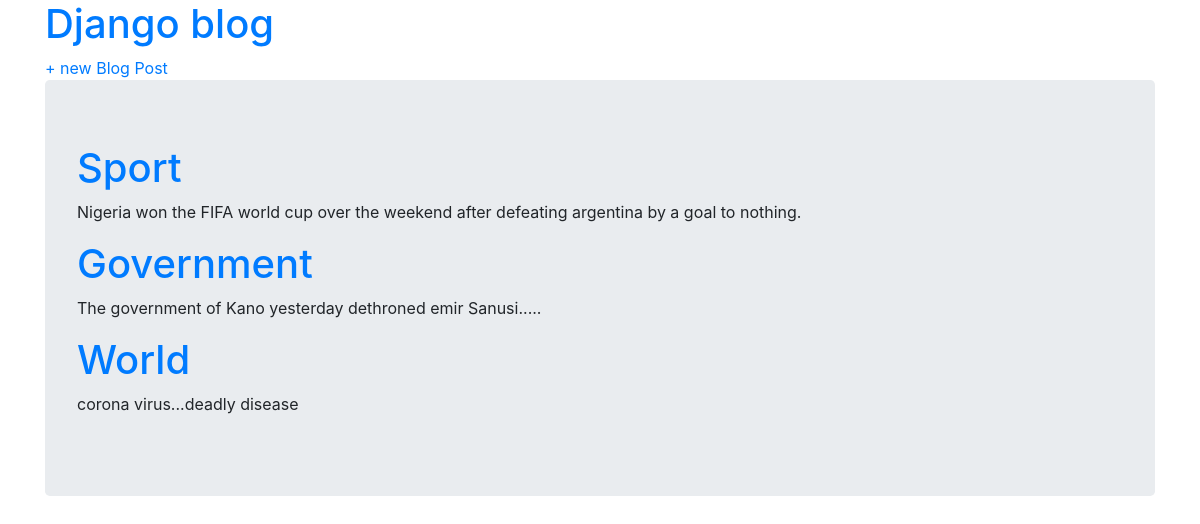
Before: / with the older database file.
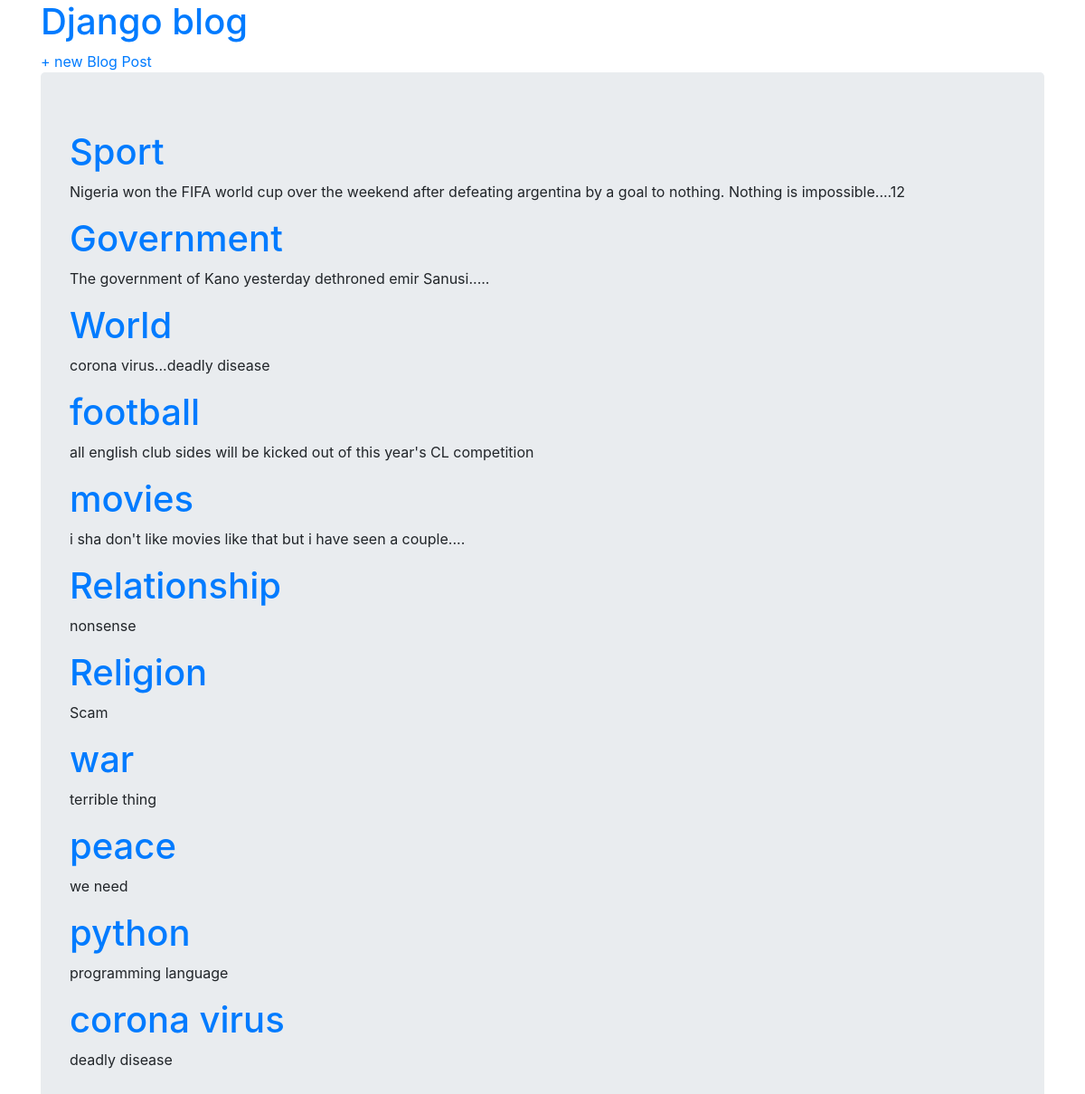
After: the same page with the newer database file.
### blog/models.py (models this page shows, shortened)
class Post(models.Model):
    title = models.CharField(max_length=200)
    author = models.ForeignKey('auth.User', on_delete = models.CASCADE)
    body = models.TextField()

### blog/views.py (the view)
# urls.py: path('', PostListView.as_view(), name = 'home'),
class PostListView(ListView):
    template_name = 'home.html'
    model = Post
    context_object_name = 'post_list'

### templates/home.html (shortened to what this page needs)
{%extends 'base.html' %}
{%block content %}
<div class="container">
    <div class="jumbotron">
     {%for post in post_list %}
<a href="{%url 'detail' post.pk %}"><h1>{{post.title}}</h1></a>
<p>{{post.body}}</p>
{% endfor %}
    </div>
</div>
{%endblock %}

### templates/base.html (shortened to what this page needs)
<!doctype html>
<html lang="en">
  <head>
    <link rel="stylesheet" href="https://stackpath.bootstrapcdn.com/bootstrap/4.3.1/css/bootstrap.min.css">
  </head>
  <body>
      <div class="container">
          <div class="nav-left">
              <h1><a href="{% url 'home' %}">Django blog</a></h1>
          </div>
          <div class="nav-right">
                <a href="{% url 'post_new' %}">+ new Blog Post</a>
          </div>
      </div>
      {%block content %}
      {% endblock %}
  </body>
</html>

Changed rows visible on the page:
changed Post "Sport": body "Nigeria won the FIFA world cup over the weekend after defeating argentina by a goal to nothing." → "Nigeria won the FIFA world cup over the weekend after defeating argentina by a goal to nothing. Nothing is impossible....12"
added Post: title "football", body "all english club sides will be kicked out of this year's CL competition"
added Post: title "movies", body "i sha don't like movies like that but i have seen a couple...."
added Post: title "Relationship", body "nonsense"
added Post: title "Religion", body "Scam"
added Post: title "war", body "terrible thing"
added Post: title "peace", body "we need"
added Post: title "python", body "programming language"
added Post: title "corona virus", body "deadly disease"
